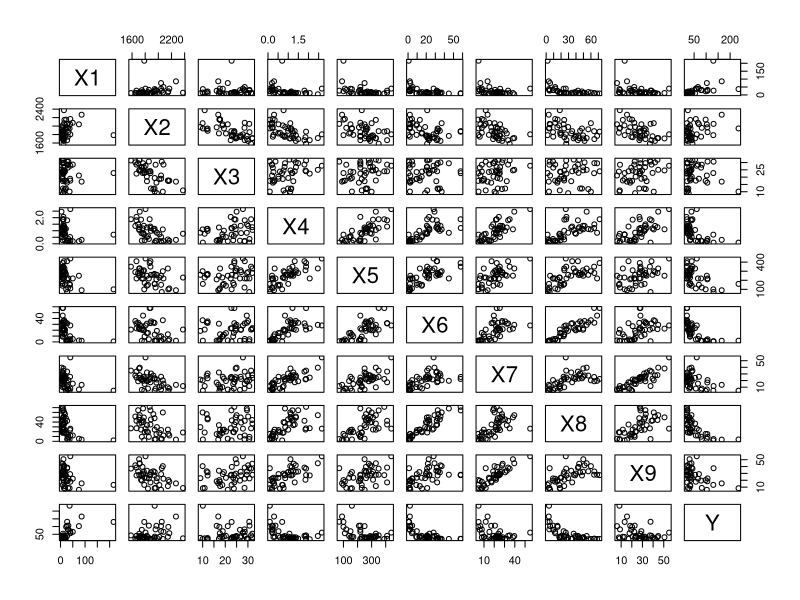
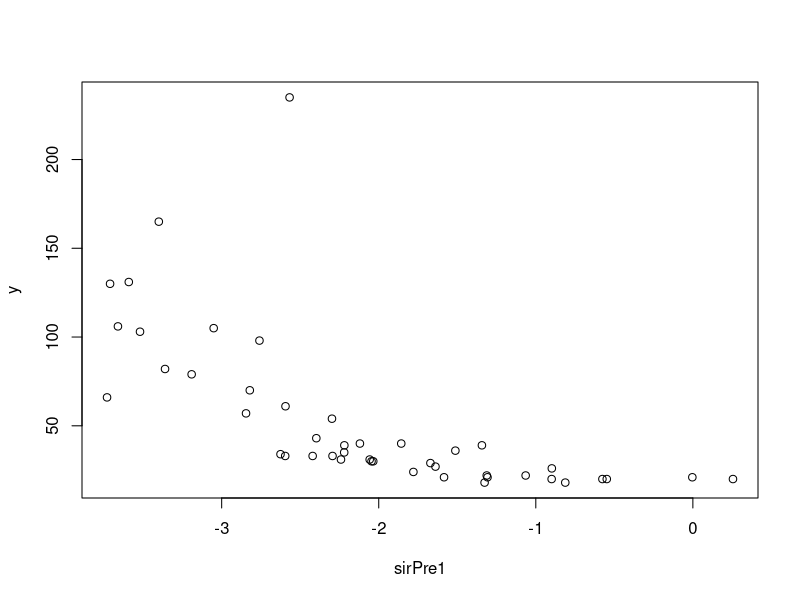
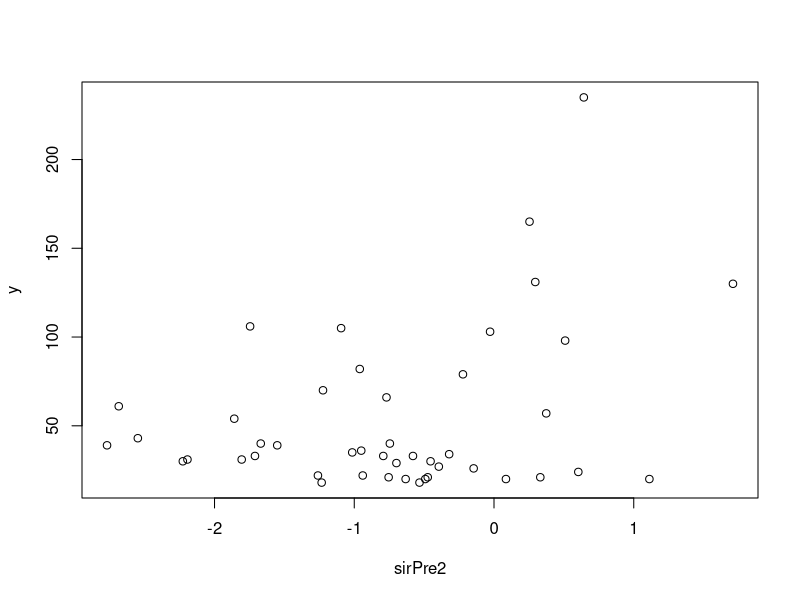
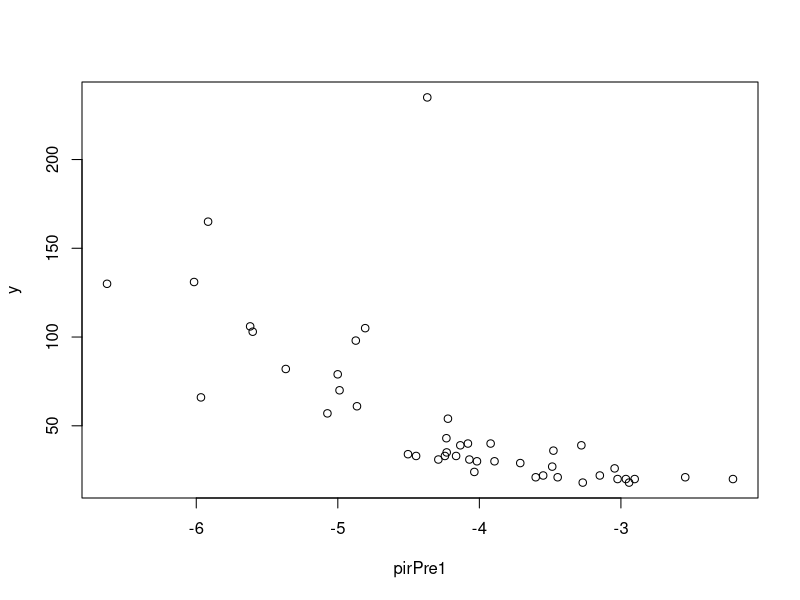
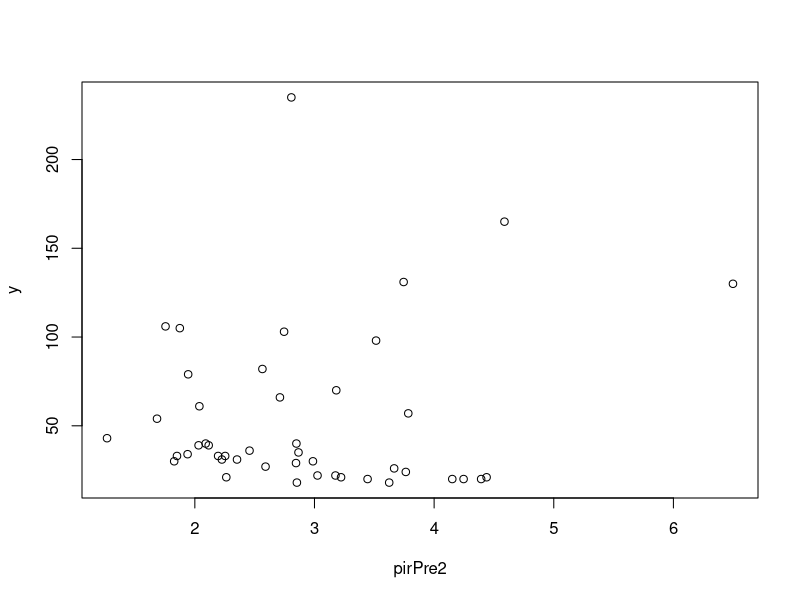
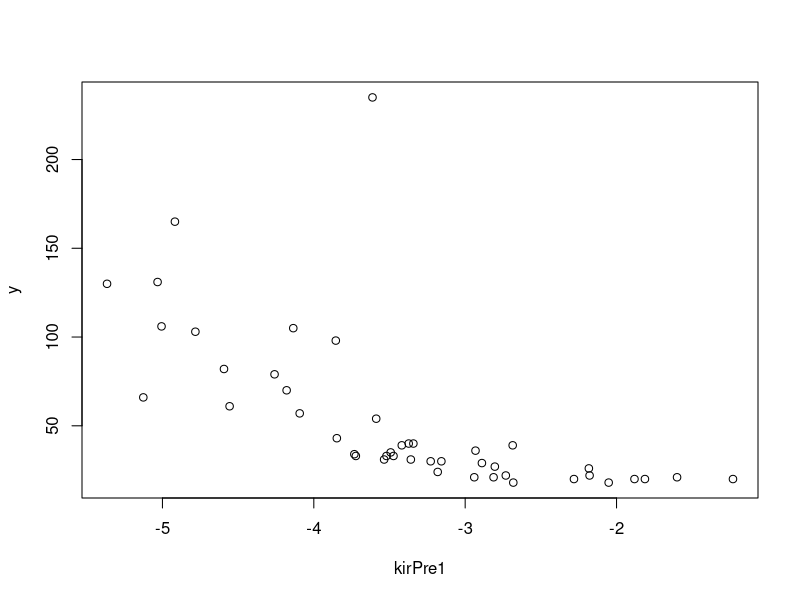
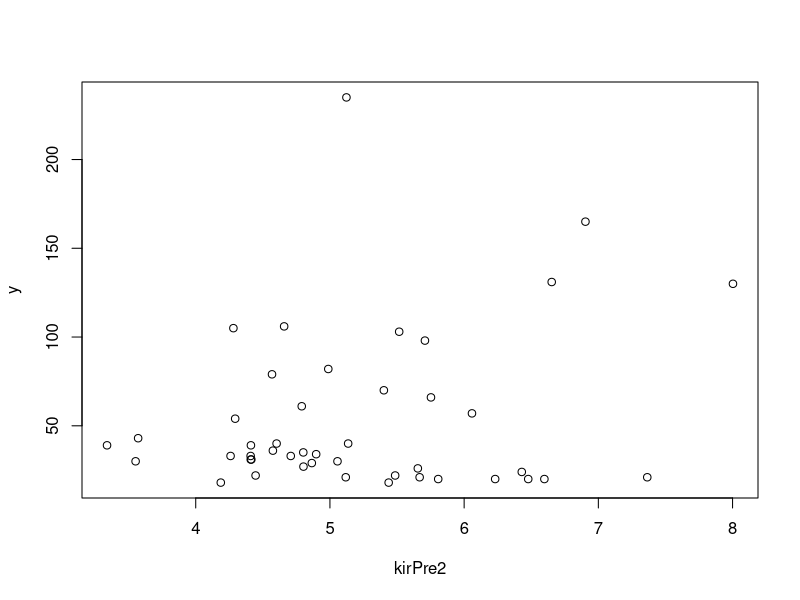
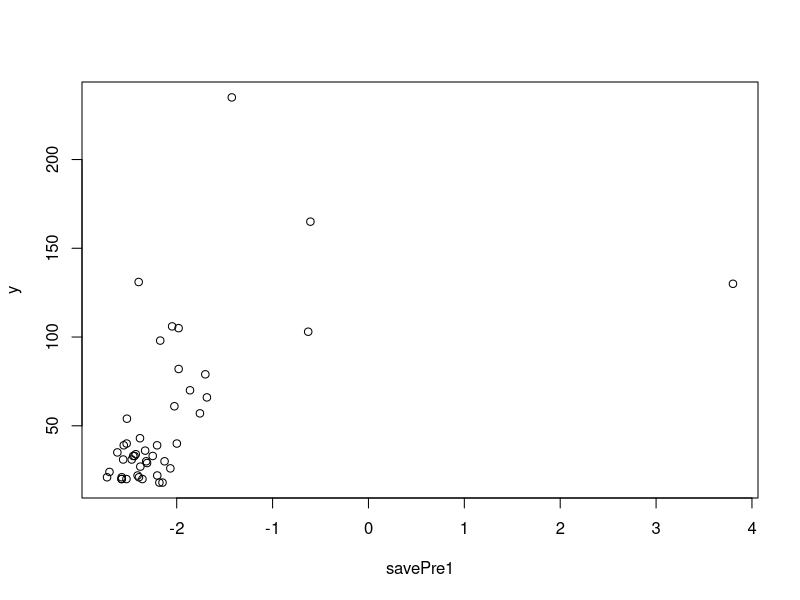

Reproduce these figures in R, in order.
## ---- chunk 1
knitr::opts_chunk$set(echo = TRUE)
## ---- chunk 2
setwd('F://!BENTLEY//RA//SIR')
## ---- chunk 3
matpower = function(a,alpha){
  a = round((a + t(a))/2,7); 
  tmp = eigen(a);
  return(tmp$vectors%*%diag((tmp$values)^alpha)%*%t(tmp$vectors))}

discretize=function(y,h){
  n=length(y);m=floor(n/h)
  y=y + .00001*mean(y)*rnorm(n)
  yord = y[order(y)]
  divpt=numeric();
  
  for(i in 1:(h-1)) divpt = c(divpt,yord[i*m+1]) #1,2,3,..,h-1
  
  y1=rep(0,n)
  y1[y<divpt[1]]=1
  y1[y>=divpt[h-1]]=h
  
  for(i in 2:(h-1)) y1[(y>=divpt[i-1])&(y<divpt[i])]=i
  
  return(y1)}

sir=function(x,y,h,r,ytype){
  p=ncol(x)
  n=nrow(x)
  signrt=matpower(var(x),-1/2)
  xc=t(t(x)-apply(x,2,mean))
  xst=xc%*%signrt
  
  if(ytype=="continuous") ydis=discretize(y,h)
  if(ytype=="categorical") ydis=y
  
  yless=ydis;
  ylabel=numeric()
  
  for(i in 1:n) {if(var(yless)!=0) {
    ylabel=c(ylabel,yless[1]);
    yless=yless[yless!=yless[1]]}}
  
  ylabel=c(ylabel,yless[1])
  prob=numeric();
  exy=numeric()
  
  for(i in 1:h) prob=c(prob,length(ydis[ydis==ylabel[i]])/n)
  
  for(i in 1:h) exy=rbind(exy,apply(xst[ydis==ylabel[i],],2,mean))
  
  sirmat=t(exy)%*%diag(prob)%*%exy
  
  return(signrt%*%eigen(sirmat)$vectors[,1:r])}
## ---- chunk 4
library(readxl)
df = read_excel('bigmacindex.xlsx', sheet = 2, col_names = TRUE)
x = data.matrix(df[,1:9])
y = data.matrix(df[,10])
plot(df[,1:10])  
## ---- chunk 5
h=8
r=2
ytype = 'continuous'

beta = sir(x,y,h,r,ytype)  
sirPre1 = x %*% beta[,1]
sirPre2 = x %*% beta[,2]
plot(sirPre1,y)
plot(sirPre2,y)
## ---- chunk 6

cor(x,y,method = 'spearman')
cor(sirPre1,y,method = 'spearman')
cor(sirPre2,y,method = 'spearman')
## ---- chunk 7
pir=function(x,y,m,r){

xc=t(t(x)-apply(x,2,mean))
signrt=matpower(var(x),-1/2)
xstand=xc%*%signrt
f=numeric()
ystand=(y-mean(y))/sd(y)

for(i in 1:m) f=cbind(f, ystand^i)

sigxf=cov(xstand,f)
sigff=var(f)
cand=sigxf%*%solve(sigff)%*%t(sigxf)

return(signrt%*%eigen(cand)$vectors[,1:r])}

## ---- chunk 8
m=3
r=2

beta = pir(x,y,m,r)  
pirPre1 = x %*% beta[,1]
pirPre2 = x %*% beta[,2]
plot(pirPre1,y)
plot(pirPre2,y)


cor(pirPre1,y,method = 'spearman')
cor(pirPre2,y,method = 'spearman')
## ---- chunk 9
kir=function(x,y,b,eps,r){

gker=function(b,y){
n=length(y)
k1=y%*%t(y)
k2=matrix(diag(k1),n,n)
return((1/b)*exp(-(k2+t(k2)-2*k1)/(2*b^2)))}

n=length(y)
xc=t(t(x)-apply(x,2,mean))
signrt=matpower(var(x),-1/2)
xst=xc%*%signrt
f=numeric()
yst=(y-mean(y))/sd(y)
kern=gker(b,yst)
mea=mean(c(kern%*%rep(1,n)))
den=apply(cbind(kern%*%rep(1,n),rep(eps*mea,n)),1,max)
scale=eigen(kern)$values[1]
exy=(kern%*%xst)*(1/den)
mat=t(exy)%*%exy

return(signrt%*%eigen(mat)$vectors[,1:r])}

## ---- chunk 10
b=0.2
eps=1.1
r=2
beta = kir(x,y,b,eps,r)  
kirPre1 = x %*% beta[,1]
kirPre2 = x %*% beta[,2]
plot(kirPre1,y)
plot(kirPre2,y)


cor(kirPre1,y,method = 'spearman')
cor(kirPre2,y,method = 'spearman')
## ---- chunk 11
save=function(x,y,h,r,ytype){
p=ncol(x)
n=nrow(x)
signrt=matpower(var(x),-1/2)
xc=t(t(x)-apply(x,2,mean))
xst=xc%*%signrt

if(ytype=="continuous") ydis=discretize(y,h)
if(ytype=="categorical") ydis=y

yless=ydis
ylabel=numeric()

for(i in 1:n) {if(var(yless)!=0) {
    ylabel=c(ylabel,yless[1]);
    yless=yless[yless!=yless[1]]}}

ylabel=c(ylabel,yless[1])
prob=numeric()

for(i in 1:h) prob=c(prob,length(ydis[ydis==ylabel[i]])/n)

vxy = array(0,c(p,p,h))
for(i in 1:h) vxy[,,i] = var(xst[ydis==ylabel[i],])

savemat=0
for(i in 1:h){
savemat=savemat+prob[i]*(vxy[,,i]-diag(p))%*%(vxy[,,i]-diag(p))}

return(signrt%*%eigen(savemat)$vectors[,1:r])}
## ---- chunk 12
h=2
r=2
ytype = 'continuous'

beta = save(x,y,h,r,ytype)  
savePre1 = x %*% beta[,1]
savePre2 = x %*% beta[,2]
plot(savePre1,y)
plot(savePre2,y)


cor(savePre1,y,method = 'spearman')
cor(savePre2,y,method = 'spearman')
## ---- chunk 13
sirii=function(x,y,h,r,ytype="continuous"){
p=ncol(x)
n=nrow(x)
signrt=matpower(var(x),-1/2)
xc=t(t(x)-apply(x,2,mean))
xst=t(t(x)-apply(x,2,mean))%*%signrt

if(ytype=="continuous") ydis=discretize(y,h)
if(ytype=="categorical") ydis=y

yless=ydis
ylabel=numeric()

for(i in 1:n) {if(var(yless)!=0) {ylabel=c(ylabel,yless[1]);
yless=yless[yless!=yless[1]]}}

ylabel=c(ylabel,yless[1])
prob=numeric();exy=numeric()

for(i in 1:h) prob=c(prob,length(ydis[ydis==ylabel[i]])/n)

for(i in 1:h) exy=rbind(exy,apply(xst[ydis==ylabel[i],],2,mean))

sirmat=t(exy)%*%diag(prob)%*%exy
vxy = array(0,c(p,p,h))
for(i in 1:h) vxy[,,i] = var(xst[ydis==ylabel[i],])

savemat=0
for(i in 1:h){
savemat=savemat+prob[i]*(vxy[,,i]-diag(p))%*%(vxy[,,i]-diag(p))}

siriimat=savemat-sirmat%*%t(sirmat)
return(signrt%*%eigen(siriimat)$vectors[,1:r])}
## ---- chunk 14
h=2
r=2
ytype = 'continuous'

beta = sirii(x,y,h,r,ytype)  
siriiPre1 = x %*% beta[,1]
siriiPre2 = x %*% beta[,2]
plot(siriiPre1,y)
plot(siriiPre2,y)


cor(siriiPre1,y,method = 'spearman')
cor(siriiPre2,y,method = 'spearman')
## ---- chunk 15
X<-matrix(rnorm(2000),nrow=200)
e<-matrix(rnorm(200,mean=0,sd=0.2),nrow=200)
y<- X[,1]^2 + 2*sin(X[,2]) + e

plot(X[,1],y)
plot(X[,2],y)
## ---- chunk 16
h=8
r=2
ytype = 'continuous'

sirBeta = sir(X,y,h,r,ytype)  
sirPre1 = X %*% sirBeta[,1]
sirPre2 = X %*% sirBeta[,2]
plot(sirPre1,y)
plot(sirPre2,y)

saveBeta = save(X,y,h,r,ytype)  
savePre1 = X %*% saveBeta[,1]
savePre2 = X %*% saveBeta[,2]
plot(savePre1,y)
plot(savePre2,y)
